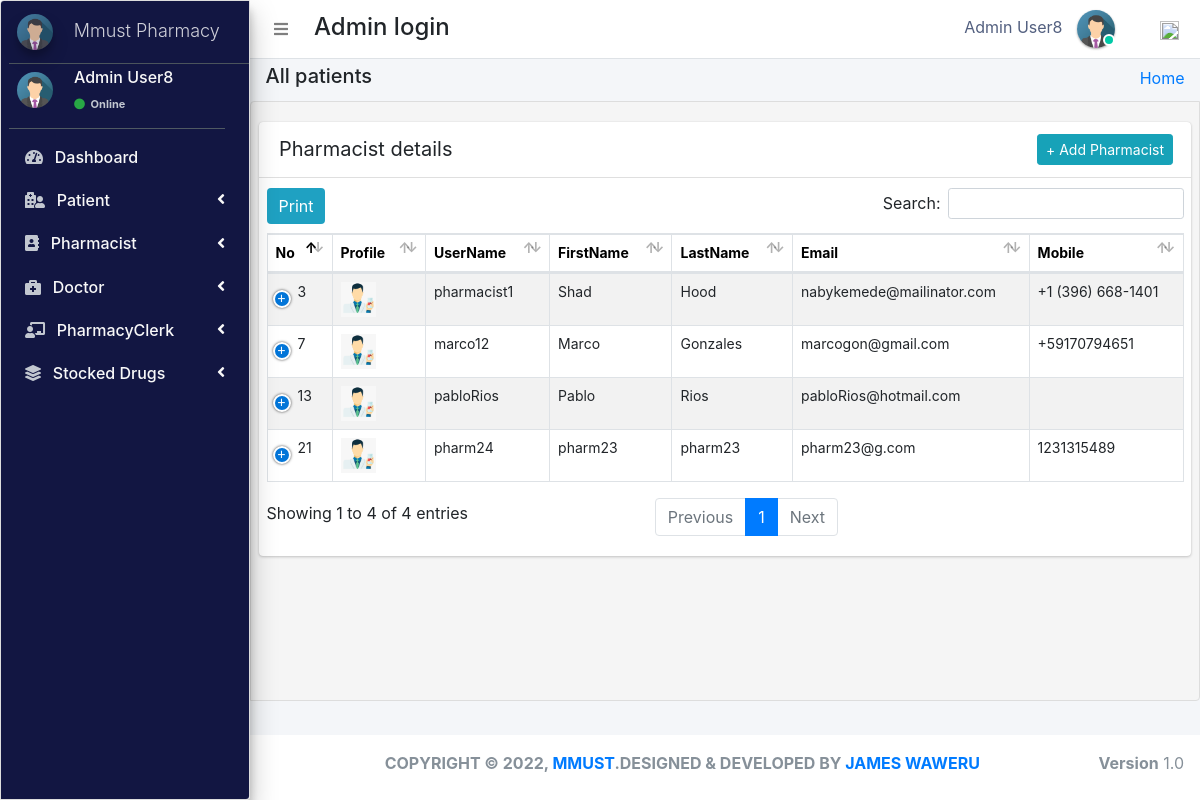
The app's page /admin_user/manage_pharmacist/ (signed in), older data.
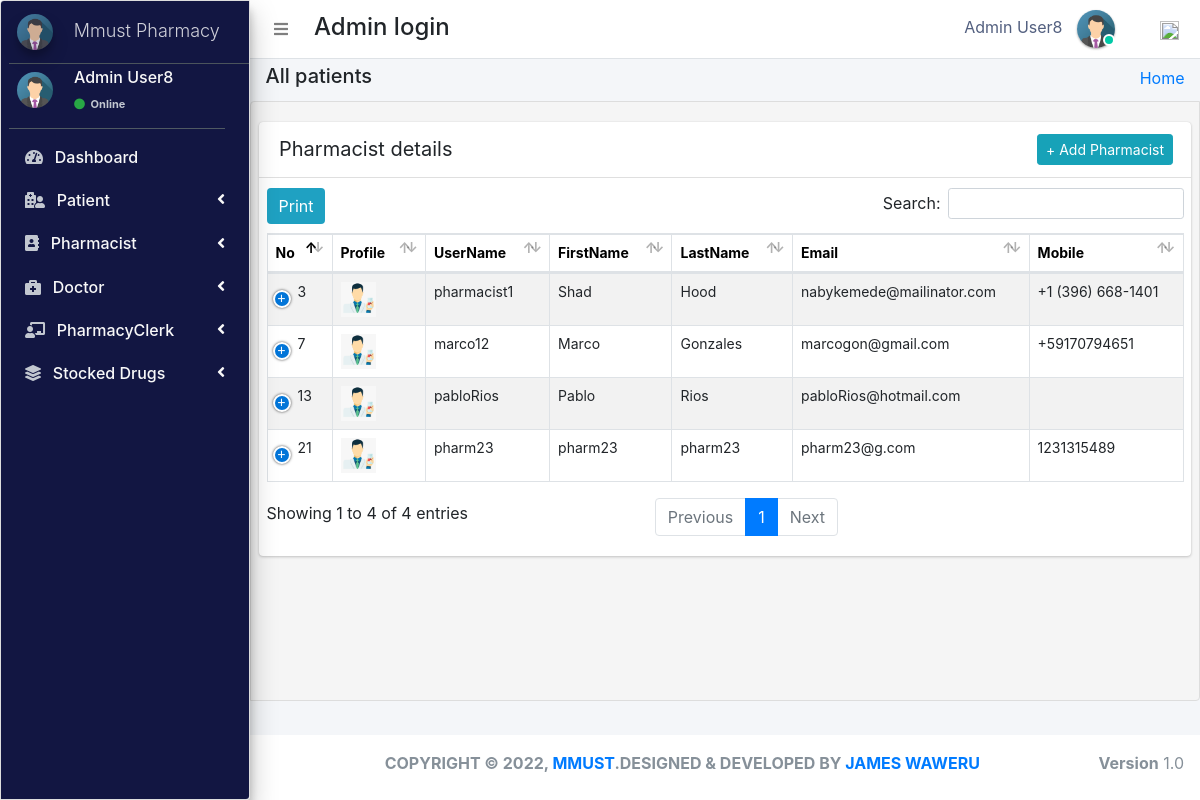
The same page, newer data.
### pharmacy/models.py (models this page shows, shortened)
class Pharmacist(models.Model):
    gender_category=(
        ('Male','Male'),
        ('Female','Female'),
    )
    admin = models.OneToOneField(CustomUser,null=True, on_delete = models.CASCADE)
    emp_no=models.CharField(max_length=100,null=True,blank=True)
    age= models.IntegerField(default='0', blank=True, null=True)
    gender=models.CharField(max_length=100,null=True,choices=gender_category)
    mobile =models.CharField(max_length=10,null=True,blank=True)
    address=models.CharField(max_length=300,null=True,blank=True)
    profile_pic=models.ImageField(default="images2.png",null=True,blank=True)
    created_at = models.DateTimeField(auto_now_add=True)
    updated_at = models.DateTimeField(auto_now=True)
    objects = models.Manager()

class CustomUser(AbstractUser):
    user_type_data = ((1, "AdminHOD"), (2, "Pharmacist"), (3, "Doctor"), (4, "PharmacyClerk"),(5, "Patients"))
    user_type = models.CharField(default=1, choices=user_type_data, max_length=10)

### pharmacy/HODViews.py (the view)
# urls.py: path('admin_user/manage_pharmacist/',
@require_http_methods(["GET"])
def manage_pharmacist(request):
    staffs = Pharmacist.objects.all()
    context = {
        "staffs": staffs,
        "title": "Manage Pharmacist"
    }
    return render(request, 'hod_templates/all_pharmacist.html', context)

### pharmacy/templates/hod_templates/all_pharmacist.html (shortened to what this page needs)
{% extends 'hod_templates/base_template.html'%} {% block page_title %}
<h5>All patients</h5>
{% endblock page_title %} {% block main_content %}
<section class="content">
    <div class="row">
        <div class="col-md-12">
            <div class="card card-primar sc">
                <div class="card-header">
                    <span>Pharmacist details</span>
                    <div class="card-tools d-flex">
                        <a class="btn btn-sm btn-info mr-2" href="{% url 'manage_pharmacist'  %}" role="button">+ Add Pharmacist</a>
                    </div>
                </div>
                <table class="table table-bordered table-hover dataTable" id=plist>
                    <thead>
                        <tr>
                            <th>No</th>
                            <th>Profile</th>
                            <th>UserName</th>
                            <th>FirstName</th>
                            <th>LastName</th>
                            <th>Email</th>
                            <th>Mobile</th>
                        </tr>
                    </thead>
                    <tbody>
                        {% for staff in staffs %}
                        <tr class="hov">
                            <td>{{staff.admin.id}}</td>
                            <td> <img src="{{staff.profile_pic.url}}" class="" width="35" height="35" alt=""></td>
                            <td>{{staff.admin.username}}</td>
                            <td>{{staff.admin.first_name}}</td>
                            <td>{{staff.admin.last_name}}</td>
                            <td>{{staff.admin.email}}</td>
                            <td>{{staff.mobile}}</td>
                        </tr>
                        {% endfor %}
                    </tbody>
                </table>
            </div>
        </div>
    </div>
</section>
{% endblock %}

Row changes from the older to the newer data that the page shows:
changed Pharmacist "pharm23": admin.username "pharm24" → "pharm23"
